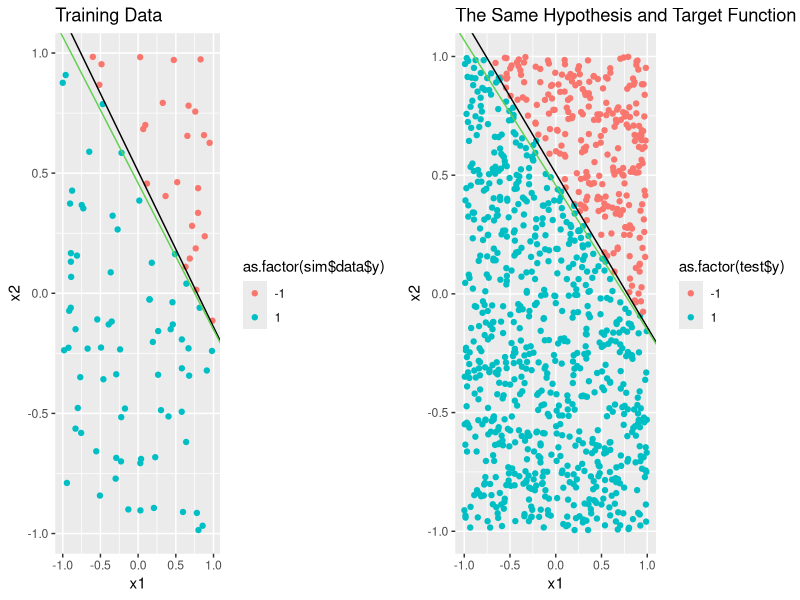
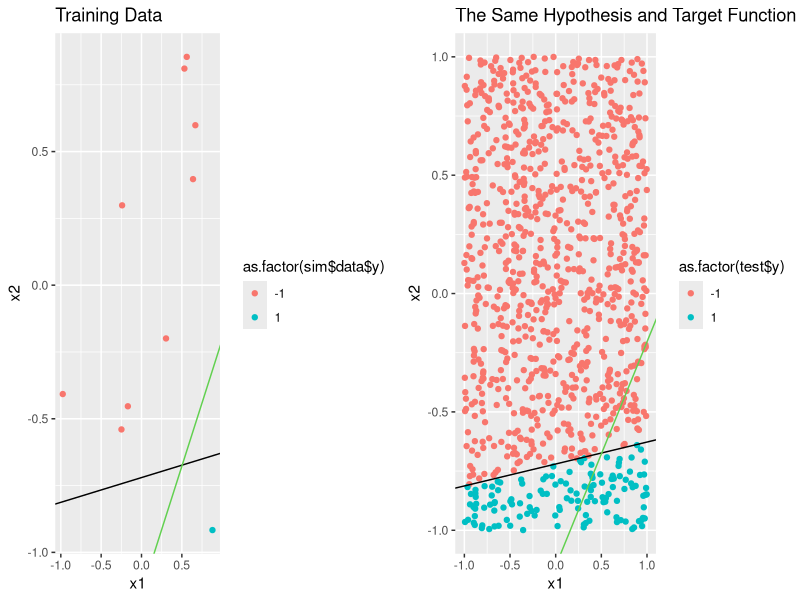

These charts were generated, in order, by the following R code:
# This experiment explores linear regression for classification.  A target function f and a dataset D in d = 2 are 
# created.  X = [-1, 1] x [-1, 1] with uniform probability of picking each x in X.  Each run of this experiment 
# chooses a random line in the plane as the target function by taking the line passing through two random, 
# uniformly distributed points in [-1, 1] x [-1, 1], where one side of the line maps to +1 and the other maps 
# to -1. The inputs, x_n, of the data set are chosen as random points (uniformly in X), and the target function 
# is evaluated on each x_n to get the corresponding output, y_n.

# Linear regression is designed for use with real-valued output, however, it can also provide good results when
# used for classification.  A big advantage of linear regression is the simplicity of the algorithm for computing
# the final hypothesis.  This "one-step learning" is carried out as follows:
# Given the N x n data matrix, X, and the N x 1 output matrix, y, compute the weight vector

# w = pseudoInverse(X) x y = (t(X) x X)^-1 x t(X) x y

# This weight vector minimizes the error measure (sum of squares), thus, the final hypothesis is computed.   
# This weight vector can also be used as an initial weight vector for a learning algorithm designed for 
# classification, such as PLA.  This provides the benefit of the more precise final hypothesis provided by PLA
# along with a lower computation time than would have been required to run the PLA algorithm alone; this is 
# because regression provides PLA with a good initial approximation, cheaply taking care of much of the searching 
# that the PLA algorithm would otherwise have done.

## Function for generating the data and, if specified, a target function
data.generate <- function(n = 10, ext = 1, generateTarget = FALSE){ 
  # Generate the points
  x1 <- runif(n, -ext, ext)
  x2 <- runif(n, -ext, ext)
  if (!generateTarget)
    return(data.frame(x1, x2))
  
  # Draw a random line in the area (target function)
  point <- runif(2, -ext, ext)
  point2 <- runif(2, -ext, ext)
  slope <- (point2[2] - point[2]) / (point2[1] - point[1])
  intercept <- point[2] - slope * point[1]
  
  # Set up a factor for point classification
  y <- as.numeric(x1 * slope + intercept > x2) * 2 - 1
  
  # Return the values in a list
  data <- data.frame(x1,x2,y)
  return(list(data = data,slope = slope, intercept = intercept))
}


## Uses regression to approximate target functions on simulated data
## If specified, the resulting regression model is used as a starting point for the perceptron(pocket) learning algorithm in order to further improve the approximation
## Returns a list containing the average of the in-sample and out-of-sample error measures of the final hypotheses obtained across numTrials
## Plots the target function and final hypothesis of the last trial against training data and against test data
simulate.classificationByRegression <- function(N_train = 100, N_test = 1000, numTrials = 1000, PLA = FALSE, maxIterations = Inf) {
  
  # initializing vectors to hold in-sample and out-of-sample error measures and the number of iterations taken by PLA, if applicable
  e_in <- numeric(0)  
  e_out <- numeric(0) 
  iterations <- as.numeric(NA) 
  
  for (i in 1:numTrials) {
    sim <- data.generate(N_train, generateTarget = TRUE)
    X <- matrix(c(rep(1, N_train), sim$data$x1, sim$data$x2), ncol = 3, dimnames = list(c(), c('x0','x1', 'x2')))
    y <- sim$data$y
    w <- solve(t(X)%*%X)%*%t(X)%*%y        # calculating weights that minimize E_in (squared error)
    y_model <- sign(as.vector(X%*%w))      # apply the hypothesis function to the data
    e_train <- sum(y != y_model)/N_train   # calculate in-sample error
    
    if(PLA) {
      best <- list(e_train, w)  # initializing list to keep track of the best in-sample error achieved so far and the weight vector that produced it
      k <- 0                    # initializing iteration counter
      while (any(sign(y_model) != y) && k < maxIterations) # as long as any of the elements of y_model do not match the true output, y, and the iterations threshold has not been reached
                                                           # the PLA algorithm continues to iterate
      {                                           
        #cat("Iteration:", k, "\n")
        misclassified <- which(sign(y_model) != y)         # getting the indices of the points for which hypothesis is wrong
        ifelse (length(misclassified) == 1, n <- misclassified, n <- sample(misclassified, 1))  # randomly choose one of these points
        w <- w + y[n] * X[n,]                              # update the weights
        y_model <- apply(X, 1, function(x) t(w)%*%x)       # use new weights to update the hypothesis function
        e_train <- sum(sign(y_model) != y)/length(y_model) # calculate in-sample error
        if (e_train < best[[1]]) {
          best <- list(e_train, w)                         # if a the current weight vector is better than the previous best, store it
        }
        k <- k+1  # increment iteration count
      }
      
      e_train <- best[[1]] # updating e_in
      w <- best[[2]]       # selecting the best weight vector discovered by the algorithm
      
      iterations[i] <- k   # store the number of iterations needed in this run
      
    }
    e_in[i] <- e_train     # store the in-sample error
    
    X <- as.matrix(cbind(1, data.generate(N_test)))  # generate test data set to examine out of sample performance
    y <- as.numeric(X[, 'x1'] * sim$slope + sim$intercept > X[, 'x2']) * 2 - 1  # classify the test points using the target function generated with the training data set
    y_model <- sign(as.vector(X%*%w))                # apply the hypothesis function to the test data
    e_out[i] <- sum(y != y_model)/N_test             # calculate and store out-of-sample error
  }
  
  library(ggplot2)
  library(gridExtra)
  
  plot1 <- qplot(sim$data$x1, sim$data$x2, col= as.factor(sim$data$y), data = sim$data, xlab = 'x1', ylab = 'x2', main = 'Training Data') + 
    geom_abline(intercept = sim$intercept, slope = sim$slope) +
    geom_abline(intercept = -w[1]/w[3], slope = -w[2]/w[3], col=3)
  
  test <- data.frame(x1 = X[, 'x1'], x2 = X[, 'x2'], y = y)
  plot2 <- qplot(test$x1, test$x2, col= as.factor(test$y), data = test, xlab = 'x1', ylab = 'x2', main = 'The Same Hypothesis and Target Function Against Test Data') + 
    geom_abline(intercept = sim$intercept, slope = sim$slope) +
    geom_abline(intercept = -w[1]/w[3], slope = -w[2]/w[3], col=3)
  
  grid.arrange(plot1, plot2, ncol=2)
  
  list(e_in = mean(e_in), e_out = mean(e_out), iterations = mean(iterations)) # return the averages of the error measures and the number of iterations run by the PLA, if applicable
}

simulate.classificationByRegression()  # Problems 5 & 6

simulate.classificationByRegression(N_train = 10, PLA = TRUE)  # Problem 7
